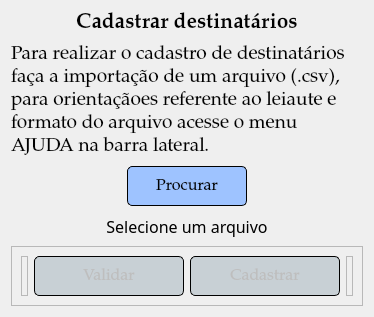
                      <widget class="QWidget" name="scrollAreaWidgetContents">
                       <property name="geometry">
                        <rect>
                         <x>0</x>
                         <y>0</y>
                         <width>374</width>
                         <height>317</height>
                        </rect>
                       </property>
                       <layout class="QVBoxLayout" name="verticalLayout_20">
                        <item>
                         <widget class="QLabel" name="label">
                          <property name="maximumSize">
                           <size>
                            <width>16777215</width>
                            <height>50</height>
                           </size>
                          </property>
                          <property name="font">
                           <font>
                            <family>Palatino Linotype</family>
                            <weight>75</weight>
                            <bold>true</bold>
                           </font>
                          </property>
                          <property name="text">
                           <string>&lt;html&gt;&lt;head/&gt;&lt;body&gt;&lt;p&gt;&lt;span style=&quot; font-size:16pt;&quot;&gt;Cadastrar destinatários&lt;/span&gt;&lt;/p&gt;&lt;/body&gt;&lt;/html&gt;</string>
                          </property>
                          <property name="alignment">
                           <set>Qt::AlignCenter</set>
                          </property>
                         </widget>
                        </item>
                        <item>
                         <widget class="QLabel" name="label_2">
                          <property name="maximumSize">
                           <size>
                            <width>16777215</width>
                            <height>140</height>
                           </size>
                          </property>
                          <property name="font">
                           <font>
                            <family>Palatino Linotype</family>
                           </font>
                          </property>
                          <property name="text">
                           <string>&lt;html&gt;&lt;head/&gt;&lt;body&gt;&lt;p&gt;&lt;span style=&quot; font-size:14pt;&quot;&gt;Para realizar o cadastro de destinatários faça a importação de um arquivo (.csv), para orientaçãoes referente ao leiaute e formato do arquivo acesse o menu AJUDA na barra lateral.&lt;/span&gt;&lt;/p&gt;&lt;/body&gt;&lt;/html&gt;</string>
                          </property>
                          <property name="alignment">
                           <set>Qt::AlignLeading|Qt::AlignLeft|Qt::AlignTop</set>
                          </property>
                          <property name="wordWrap">
                           <bool>true</bool>
                          </property>
                         </widget>
                        </item>
                        <item alignment="Qt::AlignHCenter">
                         <widget class="QPushButton" name="button_search_recipients">
                          <property name="sizePolicy">
                           <sizepolicy hsizetype="Fixed" vsizetype="Fixed">
                            <horstretch>0</horstretch>
                            <verstretch>0</verstretch>
                           </sizepolicy>
                          </property>
                          <property name="minimumSize">
                           <size>
                            <width>120</width>
                            <height>40</height>
                           </size>
                          </property>
                          <property name="font">
                           <font>
                            <family>Palatino Linotype</family>
                            <pointsize>12</pointsize>
                           </font>
                          </property>
                          <property name="cursor">
                           <cursorShape>PointingHandCursor</cursorShape>
                          </property>
                          <property name="styleSheet">
                           <string notr="true">QPushButton{
background-color: rgb(158, 195, 255);
border: 1px solid;
border-radius:5px
}

QPushButton:hover
{
background-color: rgb(212, 220, 226);
color: rgb(0, 0, 0);
}
</string>
                          </property>
                          <property name="text">
                           <string>Procurar</string>
                          </property>
                         </widget>
                        </item>
                        <item>
                         <widget class="QLabel" name="label_file_path_recipients">
                          <property name="maximumSize">
                           <size>
                            <width>16777215</width>
                            <height>60</height>
                           </size>
                          </property>
                          <property name="font">
                           <font>
                            <family>Rockwell</family>
                            <pointsize>12</pointsize>
                           </font>
                          </property>
                          <property name="text">
                           <string>Selecione um arquivo</string>
                          </property>
                          <property name="alignment">
                           <set>Qt::AlignCenter</set>
                          </property>
                          <property name="wordWrap">
                           <bool>true</bool>
                          </property>
                         </widget>
                        </item>
                        <item>
                         <widget class="QFrame" name="frame_3">
                          <property name="maximumSize">
                           <size>
                            <width>16777215</width>
                            <height>70</height>
                           </size>
                          </property>
                          <property name="styleSheet">
                           <string notr="true"/>
                          </property>
                          <property name="frameShape">
                           <enum>QFrame::StyledPanel</enum>
                          </property>
                          <property name="frameShadow">
                           <enum>QFrame::Raised</enum>
                          </property>
                          <layout class="QHBoxLayout" name="horizontalLayout_12">
                           <item>
                            <widget class="QFrame" name="spacer_frame_3">
                             <property name="frameShape">
                              <enum>QFrame::StyledPanel</enum>
                             </property>
                             <property name="frameShadow">
                              <enum>QFrame::Raised</enum>
                             </property>
                            </widget>
                           </item>
                           <item>
                            <widget class="QPushButton" name="button_validar">
                             <property name="enabled">
                              <bool>false</bool>
                             </property>
                             <property name="sizePolicy">
                              <sizepolicy hsizetype="Fixed" vsizetype="Fixed">
                               <horstretch>0</horstretch>
                               <verstretch>0</verstretch>
                              </sizepolicy>
                             </property>
                             <property name="minimumSize">
                              <size>
                               <width>150</width>
                               <height>40</height>
                              </size>
                             </property>
                             <property name="font">
                              <font>
                               <family>Palatino Linotype</family>
                               <pointsize>12</pointsize>
                              </font>
                             </property>
                             <property name="cursor">
                              <cursorShape>PointingHandCursor</cursorShape>
                             </property>
                             <property name="styleSheet">
                              <string notr="true">QPushButton{
background-color: rgb(200, 208, 213);
border: 1px solid;
border-radius:5px
}
</string>
                             </property>
                             <property name="text">
                              <string>Validar</string>
                             </property>
                            </widget>
                           </item>
                           <item>
                            <widget class="QPushButton" name="button_cadastrar">
                             <property name="enabled">
                              <bool>false</bool>
                             </property>
                             <property name="sizePolicy">
                              <sizepolicy hsizetype="Fixed" vsizetype="Fixed">
                               <horstretch>0</horstretch>
                               <verstretch>0</verstretch>
                              </sizepolicy>
                             </property>
                             <property name="minimumSize">
                              <size>
                               <width>150</width>
                               <height>40</height>
                              </size>
                             </property>
                             <property name="font">
                              <font>
                               <family>Palatino Linotype</family>
                               <pointsize>12</pointsize>
                              </font>
                             </property>
                             <property name="cursor">
                              <cursorShape>PointingHandCursor</cursorShape>
                             </property>
                             <property name="styleSheet">
                              <string notr="true">QPushButton{
background-color: rgb(200, 208, 213);
border: 1px solid;
border-radius:5px
}
</string>
                             </property>
                             <property name="text">
                              <string>Cadastrar</string>
                             </property>
                            </widget>
                           </item>
                           <item>
                            <widget class="QFrame" name="spacer_frame_4">
                             <property name="frameShape">
                              <enum>QFrame::StyledPanel</enum>
                             </property>
                             <property name="frameShadow">
                              <enum>QFrame::Raised</enum>
                             </property>
                            </widget>
                           </item>
                          </layout>
                         </widget>
                        </item>
                       </layout>
                      </widget>
